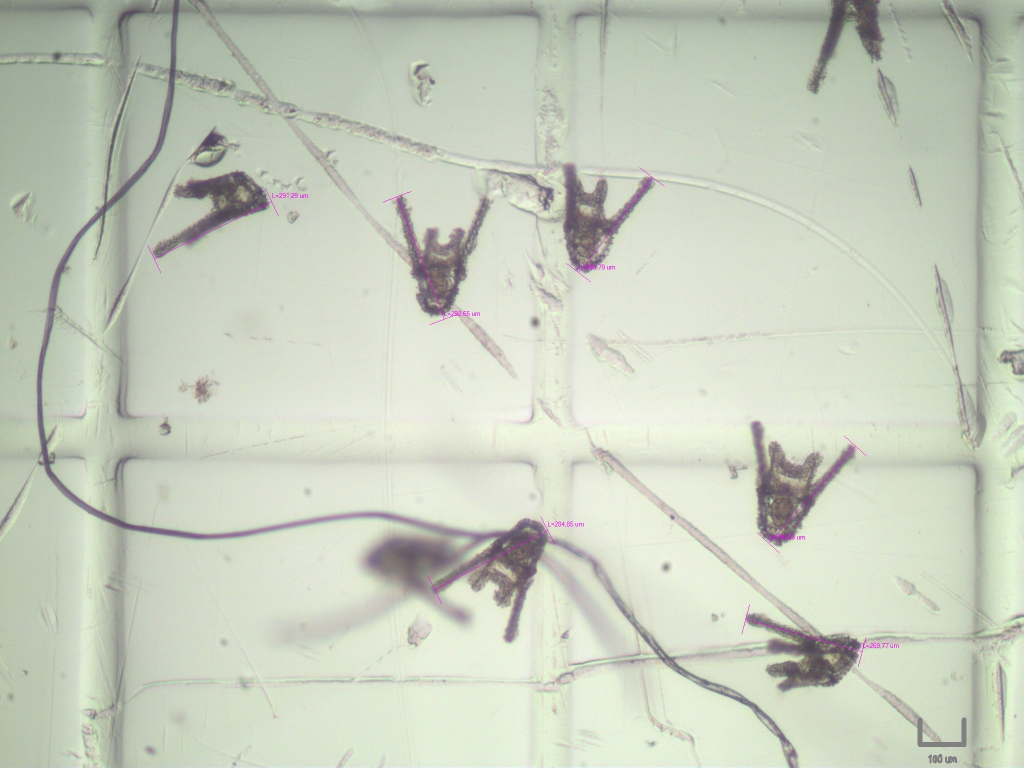
#> input picture LARVAS_3test.jpg, 2048 x 1536 px (shown at 1/2 size)
$ python -i imgClass.py   (imports and definitions only)
#> lines starting #> are read from the running program, lines starting #| are printed output that depends on the picture; after the words box and inside, x2 and y2 are one past the last pixel; in counts of white or black regions, pixels touching at a corner belong together
import matplotlib.pyplot as plt
from os import path, makedirs
import numpy as np
import math
import cv2

class Img:
    #======================================INIT=======================================
    def __init__(self, img):
        self.image = img

    #============================IMAGE-REPLACING-FUNCTIONS============================
    #Functions that replaces the target image by the transformed one

    #---BGRToGray---#
    def BGRToGray(self):
        image = cv2.cvtColor(self.image, cv2.COLOR_BGR2GRAY)
        self.image = image

    #---Binary---#
    # [5 lines left out: function binary, not called in this run]

    #---Blur---#
    def blur(self, ksize = (3, 3)):
        self.image = cv2.blur(self.image, ksize)

    #---Canny---#
    def canny(self, min, max):
        canny = cv2.Canny(self.image, min, max)
        self.image = canny

    #---Close---#
    def close(self, ksize = (20, 20), ktype = cv2.MORPH_ELLIPSE):
        self.image = cv2.morphologyEx(self.image, cv2.MORPH_CLOSE, cv2.getStructuringElement(cv2.MORPH_ELLIPSE, (20, 20)))

    #---Dilate---#
    def dilate(self, ksize = (3, 3)):
        kernel = np.ones((ksize))
        self.image = cv2.dilate(self.image, kernel)

    #---Erode---#
    def erode(self, ksize = (3, 3)):
        kernel = np.ones((ksize))
        self.image = cv2.erode(self.image, kernel)

    #---Flood Fill---#
    # [4 lines left out: function floodFill, not called in this run]

    #---Gaussian Blur---#
    def gaussBlur(self, ksize = (3, 3), sigma = 3):
        self.image = cv2.GaussianBlur(self.image, ksize, sigma)

    #---GrayToBGR---#
    def grayToBGR(self):
        image = cv2.cvtColor(self.image, cv2.COLOR_GRAY2BGR)
        self.image = image

    #---Insert Border---#
    def insertBorder(self, top, bottom, left, right, borderType):
        self.image = cv2.copyMakeBorder(self.image, top, bottom, left, right, borderType)
        self.borders = [top, bottom, left, right]

    #---Invert---#
    def invert(self):
        self.image = cv2.bitwise_not(self.image)

    #---Laplacian---#
    def laplacian(self):
        laplacian = cv2.Laplacian(self.image, -1)
        self.image = laplacian

    #---Log---#
    # [14 lines left out: functions log, markObjects, not called in this run]

    #---Open---#
    def open(self, ksize = (20, 20), ktype = cv2.MORPH_ELLIPSE):
        self.image = cv2.morphologyEx(self.image, cv2.MORPH_OPEN, cv2.getStructuringElement(cv2.MORPH_ELLIPSE, (20, 20)))

    #---Power---#
    def power(self, factor):
        powerImage = (255/255**factor) * (self.image ** factor)
        self.image = powerImage.astype("uint8")

    #---Pyr Down---#
    def pyrDown(self, times = 1):
        for i in range(times):
            self.image = cv2.pyrDown(self.image)

    #---Pyr Up---#
    def pyrUp(self, times = 1):
        for i in range(times):
            self.image = cv2.pyrUp(self.image)

    #---Remove Border---#
    # [5 lines left out: function removeBorder, not called in this run]

    #---Remove Objects by Size---#
    def removeObjectsBySize(self, areaMin = 0, minPercentOfNonWhite = 20):
        imgArea = self.image.shape[0]*self.image.shape[1]
        contours, hier = cv2.findContours(self.image, cv2.RETR_EXTERNAL, cv2.CHAIN_APPROX_NONE)
        for cnt in contours:
            (x, y, w, h) = cv2.boundingRect(cnt)
            if(h > w*1.5):
                cv2.line(self.image, (x, y + (h//2)), (x+w, y + (h//2)), (0, 0, 0), 1)
            elif(w > h*1.5):
                cv2.line(self.image, (x + (w//2), y), (x + (w//2), y + h), (0, 0, 0), 1)
        contours, hier = cv2.findContours(self.image, cv2.RETR_EXTERNAL, cv2.CHAIN_APPROX_NONE)
        for cnt in contours:
            (x, y, w, h) = cv2.boundingRect(cnt)
            if(areaMin <= cv2.contourArea(cnt) <= imgArea * 0.001271 or (w > self.image.shape[1] / 4 or h > self.image.shape[0] / 4) or (cv2.countNonZero(self.image[y:y+h, x:x+w]) < h*w*minPercentOfNonWhite/100)):
                self.image[y:y+h, x:x+w] = 0

    #---Sepia---#
    # [8 lines left out: function sepia, not called in this run]

    #---Sobel---#
    def sobel(self):
        sobel = cv2.add(cv2.Sobel(self.image, -1, 0, 1), cv2.Sobel(self.image, -1, 1, 0))
        self.image = sobel

    #---Window---#
    # [143 lines left out: functions window, checkForRemovableObjects, show, showHistogram, writeEachObject, writeObjects and 2 more, not called in this run]

class Image:
    def __init__(self, filename):
        self.original = Img(cv2.cvtColor(cv2.imread(filename), cv2.COLOR_RGB2BGR))
        self.gray = Img(cv2.cvtColor(self.original.image, cv2.COLOR_BGR2GRAY))

def toBGR(image):
    result = image
    return cv2.cvtColor(result, cv2.COLOR_GRAY2BGR)

def toGray(image):
    return cv2.cvtColor(result, cv2.COLOR_BGR2GRAY)

# [6 lines left out: function showImage, not called in this run]

>>> import cv2
>>> picture = cv2.imread('LARVAS_3test.jpg', cv2.IMREAD_GRAYSCALE)
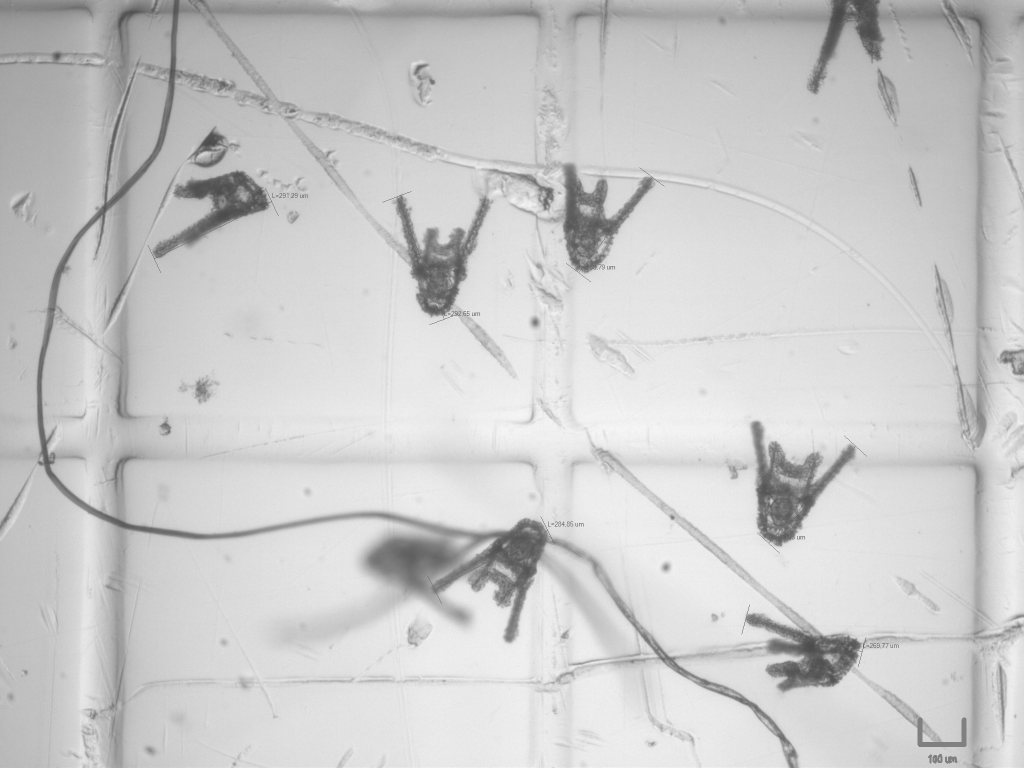
#> picture: shape (1536, 2048) (shown at 1/2 size); min 71, max 249, mean 202.2
>>> result = Img(picture).removeObjectsBySize()
#> in removeObjectsBySize, `contours, hier = cv2.findContours(self.image, cv2.RETR_EXTERNAL, cv2.C..`: contours = 1 contour; box (x1, y1, x2, y2) and area: (0, 0, 2048, 1536) 3142145
#> the loop in removeObjectsBySize, `for cnt in contours:` made 1 pass
#> after the loop in removeObjectsBySize, `for cnt in contours:`: self.image: shape (1536, 2048); every value is 0

$ run again, on LARVAS_1.jpg
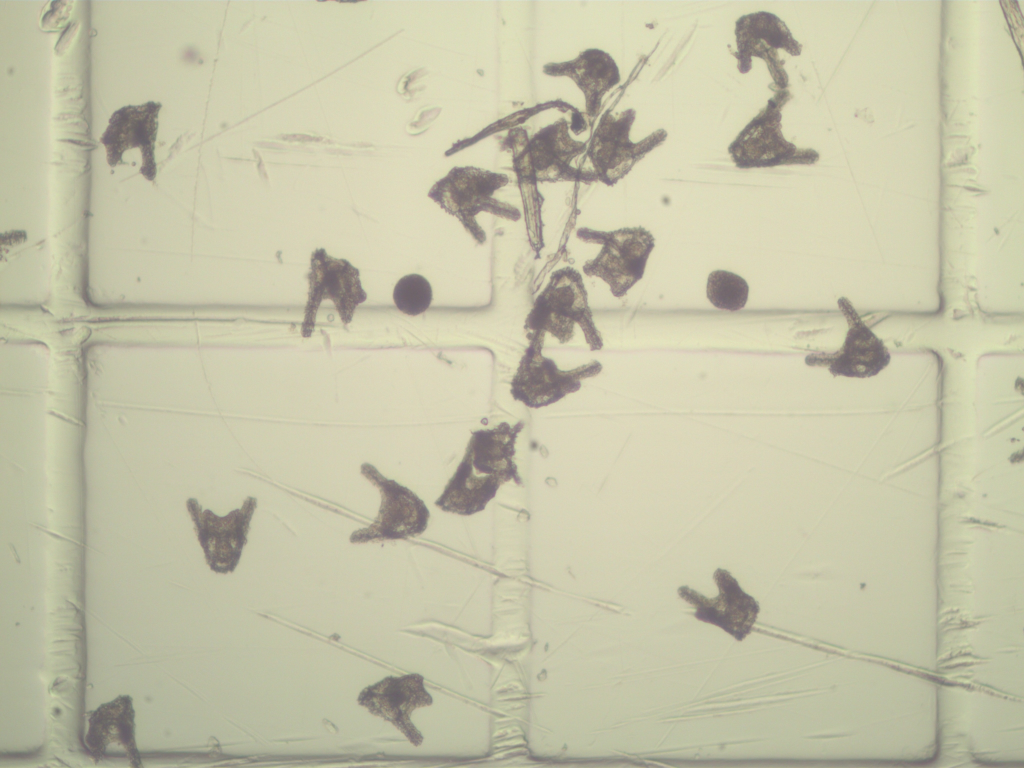
#> input picture LARVAS_1.jpg, 2048 x 1536 px (shown at 1/2 size)
#> `picture = cv2.imread('LARVAS_3test.jpg', cv2.IMREAD_GRAYSCALE)`:
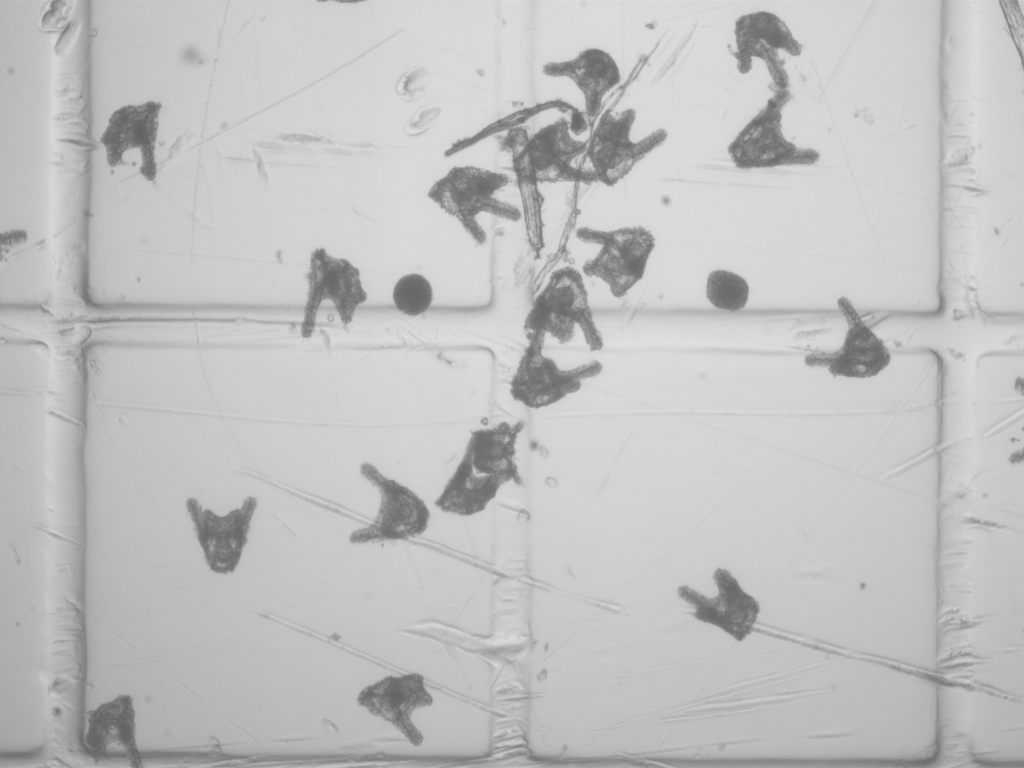
#> picture: shape (1536, 2048) (shown at 1/2 size); min 97, max 227, mean 192.9
#> contours = 1 contour; box (x1, y1, x2, y2) and area: (0, 0, 2048, 1536) 3142145
#> the loop in removeObjectsBySize, `for cnt in contours:` made 1 pass
